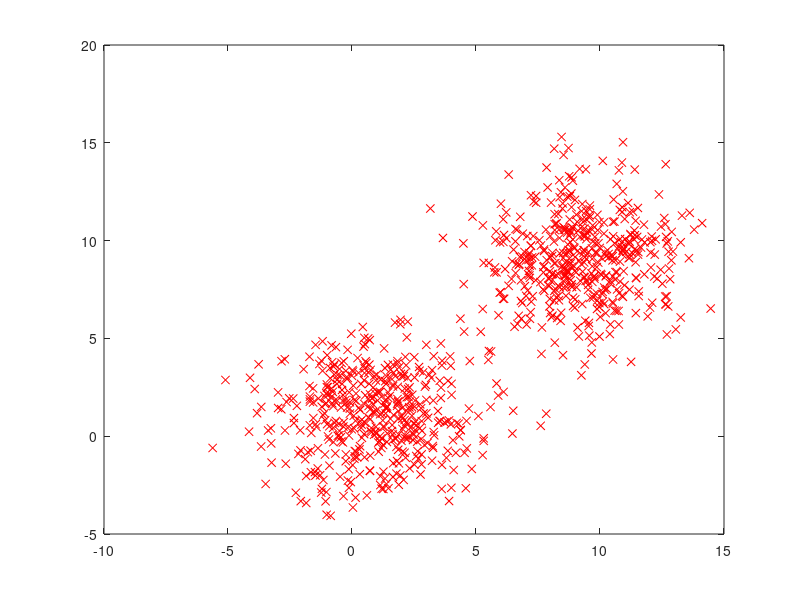

The MATLAB source for this figure:
% TESTSCRIPT om DATA te Creeren
clear all
close all
mu=[1 1 1];
mu2=[9 9 9];
sig=[2 2 2];
sig2=[2 2 2];



for i=1:46
    g=[];
    for j=1:length(mu)
        p=[mu(j)+sig(j)*randn(10,1);mu2(j)+sig2(j)*randn(10,1)];
        g=[g p];
    end
    d{i}.mat=g;
    plot(d{i}.mat(:,1),d{i}.mat(:,2),'rx')
    hold on
end

clear i
clear j
clear g
clear p

 %plot(d{1}.mat(:,1),d{1}.mat(:,2),'rx')
